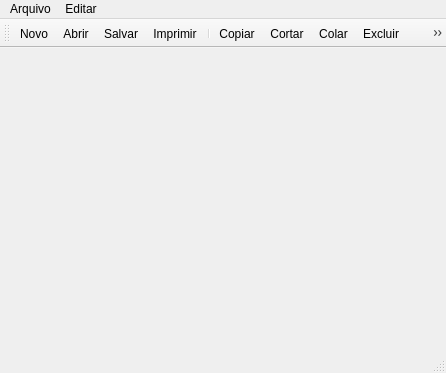
<?xml version="1.0" encoding="UTF-8"?>
<ui version="4.0">
 <class>MainWindow</class>
 <widget class="QMainWindow" name="MainWindow">
  <property name="geometry">
   <rect>
    <x>0</x>
    <y>0</y>
    <width>446</width>
    <height>373</height>
   </rect>
  </property>
  <property name="windowTitle">
   <string>MainWindow</string>
  </property>
  <widget class="QWidget" name="centralwidget"/>
  <widget class="QMenuBar" name="menubar">
   <property name="geometry">
    <rect>
     <x>0</x>
     <y>0</y>
     <width>446</width>
     <height>21</height>
    </rect>
   </property>
   <widget class="QMenu" name="menuArquivo">
    <property name="title">
     <string>Arquivo</string>
    </property>
    <addaction name="actionNovo"/>
    <addaction name="actionAbrir"/>
    <addaction name="actionSalvar"/>
    <addaction name="actionSalvar_Como"/>
    <addaction name="separator"/>
    <addaction name="actionImprimir"/>
    <addaction name="separator"/>
    <addaction name="actionSair"/>
   </widget>
   <widget class="QMenu" name="menuEditar">
    <property name="title">
     <string>Editar</string>
    </property>
    <addaction name="actionCopiar"/>
    <addaction name="actionCortar"/>
    <addaction name="actionColar"/>
    <addaction name="actionExcluir"/>
    <addaction name="separator"/>
    <addaction name="actionSelecionar_Tudo"/>
    <addaction name="separator"/>
    <addaction name="actionPesquisar"/>
   </widget>
   <addaction name="menuArquivo"/>
   <addaction name="menuEditar"/>
  </widget>
  <widget class="QStatusBar" name="statusbar"/>
  <widget class="QToolBar" name="mainToolBar">
   <property name="windowTitle">
    <string>toolBar</string>
   </property>
   <attribute name="toolBarArea">
    <enum>TopToolBarArea</enum>
   </attribute>
   <attribute name="toolBarBreak">
    <bool>false</bool>
   </attribute>
   <addaction name="actionNovo"/>
   <addaction name="actionAbrir"/>
   <addaction name="actionSalvar"/>
   <addaction name="actionImprimir"/>
   <addaction name="separator"/>
   <addaction name="actionCopiar"/>
   <addaction name="actionCortar"/>
   <addaction name="actionColar"/>
   <addaction name="actionExcluir"/>
   <addaction name="actionPesquisar"/>
  </widget>
  <action name="actionNovo">
   <property name="icon">
    <iconset resource="arquivoRecursos.qrc">
     <normaloff>:/ico/ico/novo.png</normaloff>:/ico/ico/novo.png</iconset>
   </property>
   <property name="text">
    <string>Novo</string>
   </property>
  </action>
  <action name="actionAbrir">
   <property name="icon">
    <iconset resource="arquivoRecursos.qrc">
     <normaloff>:/ico/ico/abrir.png</normaloff>:/ico/ico/abrir.png</iconset>
   </property>
   <property name="text">
    <string>Abrir</string>
   </property>
  </action>
  <action name="actionSalvar">
   <property name="icon">
    <iconset resource="arquivoRecursos.qrc">
     <normaloff>:/ico/ico/salvar.png</normaloff>:/ico/ico/salvar.png</iconset>
   </property>
   <property name="text">
    <string>Salvar</string>
   </property>
  </action>
  <action name="actionSalvar_Como">
   <property name="icon">
    <iconset resource="arquivoRecursos.qrc">
     <normaloff>:/ico/ico/salvarComo.png</normaloff>:/ico/ico/salvarComo.png</iconset>
   </property>
   <property name="text">
    <string>Salvar Como</string>
   </property>
  </action>
  <action name="actionImprimir">
   <property name="icon">
    <iconset resource="arquivoRecursos.qrc">
     <normaloff>:/ico/ico/imprimir.png</normaloff>:/ico/ico/imprimir.png</iconset>
   </property>
   <property name="text">
    <string>Imprimir</string>
   </property>
  </action>
  <action name="actionSair">
   <property name="icon">
    <iconset resource="arquivoRecursos.qrc">
     <normaloff>:/ico/ico/sair.png</normaloff>:/ico/ico/sair.png</iconset>
   </property>
   <property name="text">
    <string>Sair</string>
   </property>
  </action>
  <action name="actionCopiar">
   <property name="icon">
    <iconset resource="arquivoRecursos.qrc">
     <normaloff>:/ico/ico/copiar.png</normaloff>:/ico/ico/copiar.png</iconset>
   </property>
   <property name="text">
    <string>Copiar</string>
   </property>
  </action>
  <action name="actionCortar">
   <property name="icon">
    <iconset resource="arquivoRecursos.qrc">
     <normaloff>:/ico/ico/cortar.png</normaloff>:/ico/ico/cortar.png</iconset>
   </property>
   <property name="text">
    <string>Cortar</string>
   </property>
  </action>
  <action name="actionColar">
   <property name="icon">
    <iconset resource="arquivoRecursos.qrc">
     <normaloff>:/ico/ico/colar.png</normaloff>:/ico/ico/colar.png</iconset>
   </property>
   <property name="text">
    <string>Colar</string>
   </property>
  </action>
  <action name="actionExcluir">
   <property name="icon">
    <iconset resource="arquivoRecursos.qrc">
     <normaloff>:/ico/ico/excluir.png</normaloff>:/ico/ico/excluir.png</iconset>
   </property>
   <property name="text">
    <string>Excluir</string>
   </property>
  </action>
  <action name="actionSelecionar_Tudo">
   <property name="icon">
    <iconset resource="arquivoRecursos.qrc">
     <normaloff>:/ico/ico/selecionarTudo.png</normaloff>:/ico/ico/selecionarTudo.png</iconset>
   </property>
   <property name="text">
    <string>Selecionar Tudo</string>
   </property>
  </action>
  <action name="actionPesquisar">
   <property name="icon">
    <iconset resource="arquivoRecursos.qrc">
     <normaloff>:/ico/ico/pesquisar.png</normaloff>:/ico/ico/pesquisar.png</iconset>
   </property>
   <property name="text">
    <string>Pesquisar</string>
   </property>
  </action>
 </widget>
 <resources>
  <include location="arquivoRecursos.qrc"/>
 </resources>
 <connections/>
</ui>
